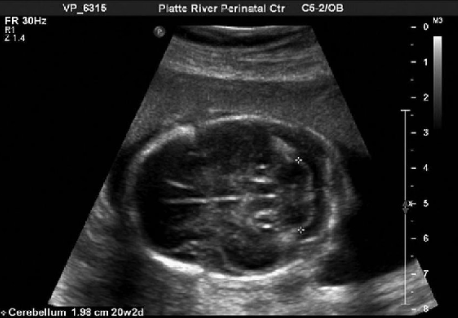
#> input picture gambarjanin.png, 458 x 318 px
$ python janin.py
#> lines starting #> are read from the running program, lines starting #| are printed output that depends on the picture; after the words box and inside, x2 and y2 are one past the last pixel; in counts of white or black regions, pixels touching at a corner belong together
import cv2
import numpy as np
import matplotlib.pyplot as plt
from skimage.transform import hough_ellipse
from skimage.feature import canny
from matplotlib.patches import Ellipse
import time
import os

# --- 1. Fungsi Pembantu ---

def hitung_bpd_hc_dari_elips(a, b):
    """
    Menghitung BPD (Diameter Minor) dan HC (Lingkar Kepala) dari parameter elips.
    BPD: 2 * radius minor (diameter yang lebih kecil).
    HC: Diestimasi menggunakan rumus klinis sederhana (HC ≈ π * (a + b)).
    """
    # BPD = Diameter Minor (radius minor)
    BPD_pixel = 2 * min(a, b)
    # HC (Head Circumference) = π * (sumbu mayor + sumbu minor)
    HC_pixel = np.pi * (a + b)
    return BPD_pixel, HC_pixel

# --- 2. Fungsi Utama Proses Citra (Hough Ellipse) ---

def proses_usg_hough_ellipse_final(path_gambar, PIXEL_TO_MM_RATIO=5.0):

#> called with path_gambar = 'gambarjanin.png', PIXEL_TO_MM_RATIO = 5
    start_time = time.time()

    if not os.path.exists(path_gambar):
        print(f"❌ ERROR: File tidak ditemukan di {path_gambar}. Periksa path file Anda.")
        return

    gambar_rgb_asli = cv2.imread(path_gambar)
#> gambar_rgb_asli is the input picture: shape (318, 458, 3); min 0, max 254, mean 35.3
    if gambar_rgb_asli is None:
        print("❌ ERROR: Gagal memuat gambar.")
        return

    # --- A. OPTIMASI KECEPATAN: DOWNSIZING AGRESIF ---
    scale_factor = 2.0
    w_new = int(gambar_rgb_asli.shape[1] // scale_factor)
#> w_new = 229
    h_new = int(gambar_rgb_asli.shape[0] // scale_factor)
#> h_new = 159

    gambar_rgb = cv2.resize(gambar_rgb_asli, (w_new, h_new), interpolation=cv2.INTER_AREA)
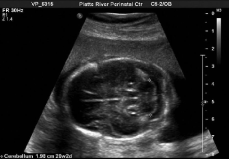
#> gambar_rgb: shape (159, 229, 3); min 0, max 251, mean 35.4
    gambar_gray = cv2.cvtColor(gambar_rgb, cv2.COLOR_BGR2GRAY)

    # --- B. PRE-PROCESSING KUAT: SEGMENTASI UNTUK MENGATASI NOISE ---

    # 1. Median Blur (Lebih baik untuk noise speckle)
    gambar_blur = cv2.medianBlur(gambar_gray, 5)
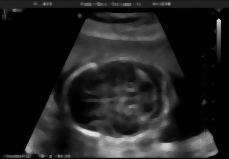
#> gambar_blur: shape (159, 229); min 0, max 233, mean 32.7

    # 2. Adaptive Thresholding (Isolasi kontur tulang tengkorak yang cerah)
    thresh = cv2.adaptiveThreshold(gambar_blur, 255,
                                   cv2.ADAPTIVE_THRESH_GAUSSIAN_C,
                                   cv2.THRESH_BINARY_INV, 11, 2)
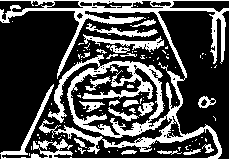
#> thresh: shape (159, 229); 29.4% white; 107 white regions (82 under 20 px), largest, box (x1, y1, x2, y2) and area: (0, 0, 229, 159) 8398, (83, 34, 164, 52) 451, (86, 23, 158, 37) 305

    # 3. Deteksi Tepi (Canny) pada citra yang sudah disegmentasi
    edges = canny(thresh, sigma=0.5, low_threshold=0, high_threshold=50)
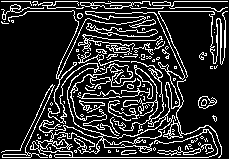
#> edges: shape (159, 229) bool; 18% white in thin lines or dots

    # --- C. HOUGH ELLIPSE DENGAN PARAMETER OPTIMAL ---

    h, w = gambar_gray.shape
#> h = 159; w = 229
    r_min = max(int(min(h, w) * 0.15), 30)
#> r_min = 30
    r_max = int(min(h, w) * 0.45)
#> r_max = 71

    print(f"⏳ Mencari elips di rentang radius [{r_min}, {r_max}] menggunakan Hough Ellipse...")
#> (printed output is left out)

#> (the run stopped early here; a loop or call above may not have finished)
